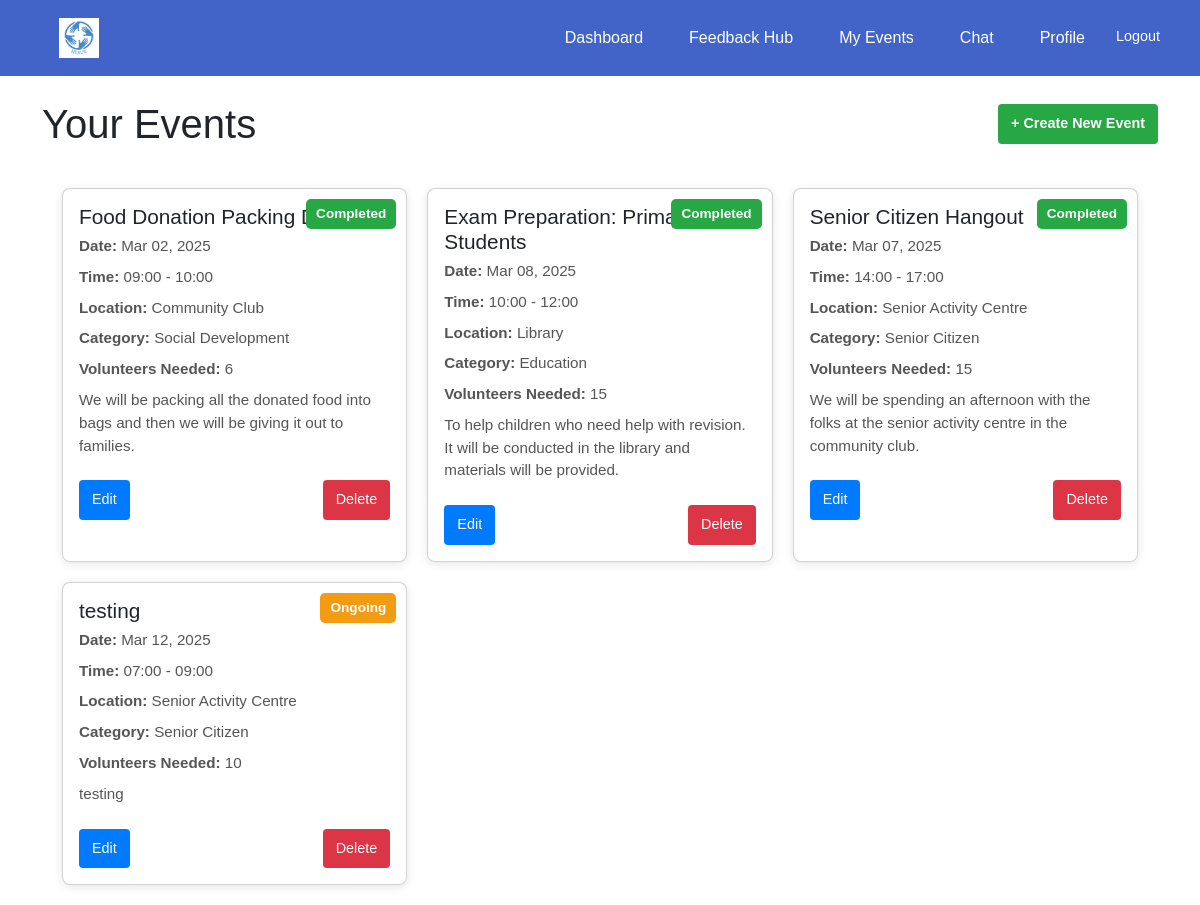
The page /events/organisation-events/ (signed in) on the database as committed earlier.
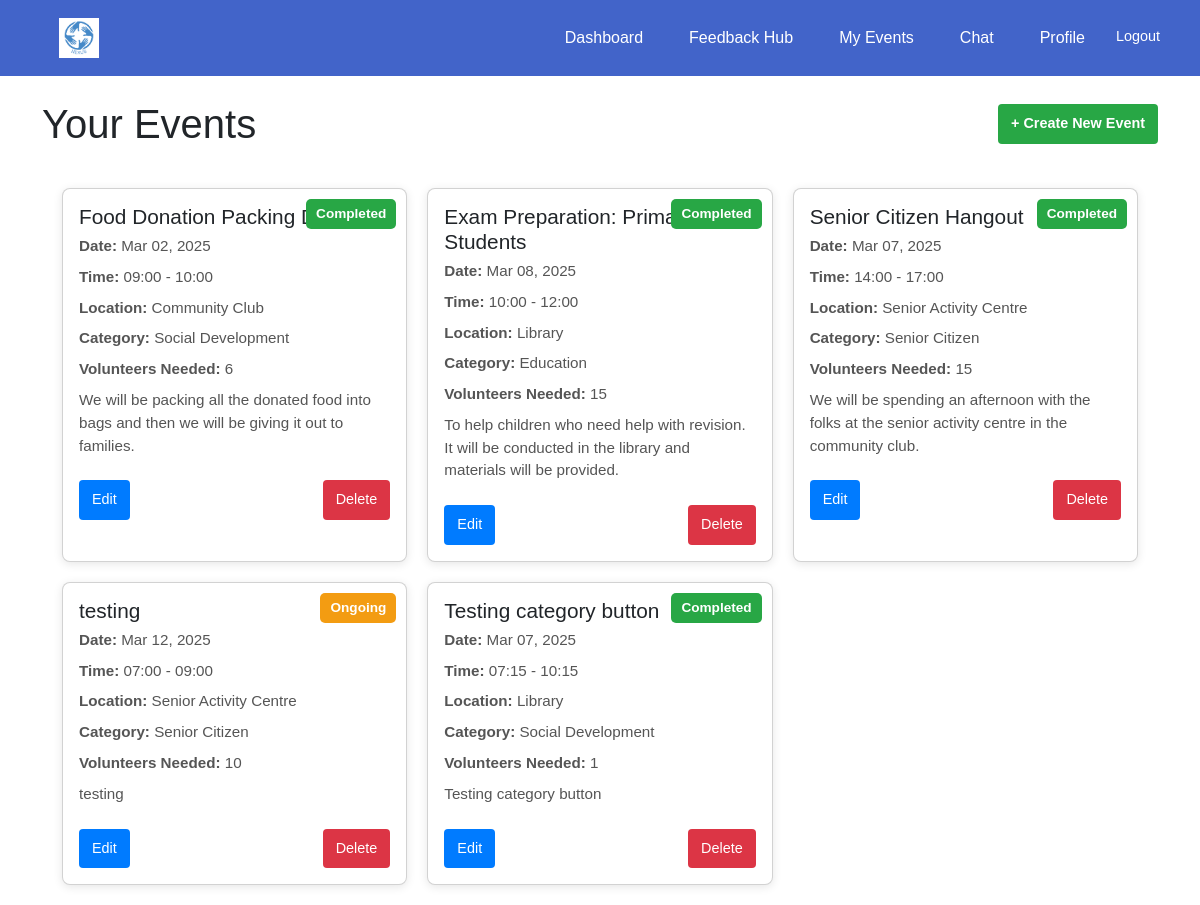
The same page on the database as committed later.
### events/models.py (models this page shows, shortened)
class Event(models.Model):
    CATEGORY_CHOICES = [
        ('education', 'Education'),
        ('social development', 'Social Development'),
        ('senior citizen', 'Senior Citizen'),
    ]
    organisation = models.ForeignKey(settings.AUTH_USER_MODEL, on_delete=models.CASCADE)
    name = models.CharField(max_length=255)
    description = models.TextField()
    date = models.DateTimeField()
    start_time = models.TimeField(default=time(9, 0))  # Default: 09:00 AM
    end_time = models.TimeField(default=time(17, 0))  # Default: 05:00 PM
    location = models.CharField(max_length=255)
    volunteers_needed = models.PositiveIntegerField()
    roles_responsibilities = models.TextField()
    category = models.CharField(max_length=50, choices=CATEGORY_CHOICES, blank=False, default='Education')

### events/views.py (the view)
# urls.py: path('organisation-events/', views.organisation_events, name='organisation_events'),
@login_required
def organisation_events(request):
    events = Event.objects.filter(organisation=request.user)
    for event in events:
        if is_naive(event.date):
            event.date = make_aware(event.date)
        event.volunteers = VolunteerEvent.objects.filter(event=event)
    current_time = now()
    return render(request, 'events/organisation_events.html', {
        'events': events,
        'current_time': current_time,
    })

### events/templates/events/organisation_events.html (shortened to what this page needs)
{% extends 'base.html' %}
{% block content %}
    <div class="dashboard-header">
        <h1>Your Events</h1>
        <a href="{% url 'events:create_event' %}" class="btn btn-create">+ Create New Event</a>
    </div>
    <div class="dashboard-container">
        {% if events %}
            {% for event in events %}
                <div class="card">
                    <span class="status-badge {% if event.date.date >= current_time.date %}ongoing{% else %}completed{% endif %}">
                        {% if event.date.date >= current_time.date %}
                            Ongoing
                        {% else %}
                            Completed
                        {% endif %}
                    </span>
                    <h3>{{ event.name }}</h3>
                    <p><strong>Date:</strong> {{ event.date|date:"M d, Y" }}</p>
                    <p><strong>Time:</strong> {{ event.start_time|time:"H:i" }} - {{ event.end_time|time:"H:i" }}</p>
                    <p><strong>Location:</strong> {{ event.location }}</p>
                    <p><strong>Category:</strong> {{ event.get_category_display }}</p>
                    <p><strong>Volunteers Needed:</strong> {{ event.volunteers_needed }}</p>
                    <p>{{ event.description }}</p>
                    <div class="card-buttons">
                        <a href="{% url 'events:edit_event' event.id %}" class="btn btn-edit">Edit</a>
                        <a href="{% url 'events:delete_event' event.id %}" class="btn btn-delete" onclick="return confirm('Are you sure you want to delete this event?');">
                            Delete
                        </a>
                    </div>
                </div>
            {% endfor %}
        {% else %}
            <p>No events found. Create your first event!</p>
        {% endif %}
    </div>
{% endblock %}

Rows that differ between the two databases and show on the page:
added Event: shows "Completed", name "Testing category button", date "Mar 07, 2025", start_time "07:15", end_time "10:15", location "Library", category "Social Development", volunteers_needed "1", description "Testing category button"
